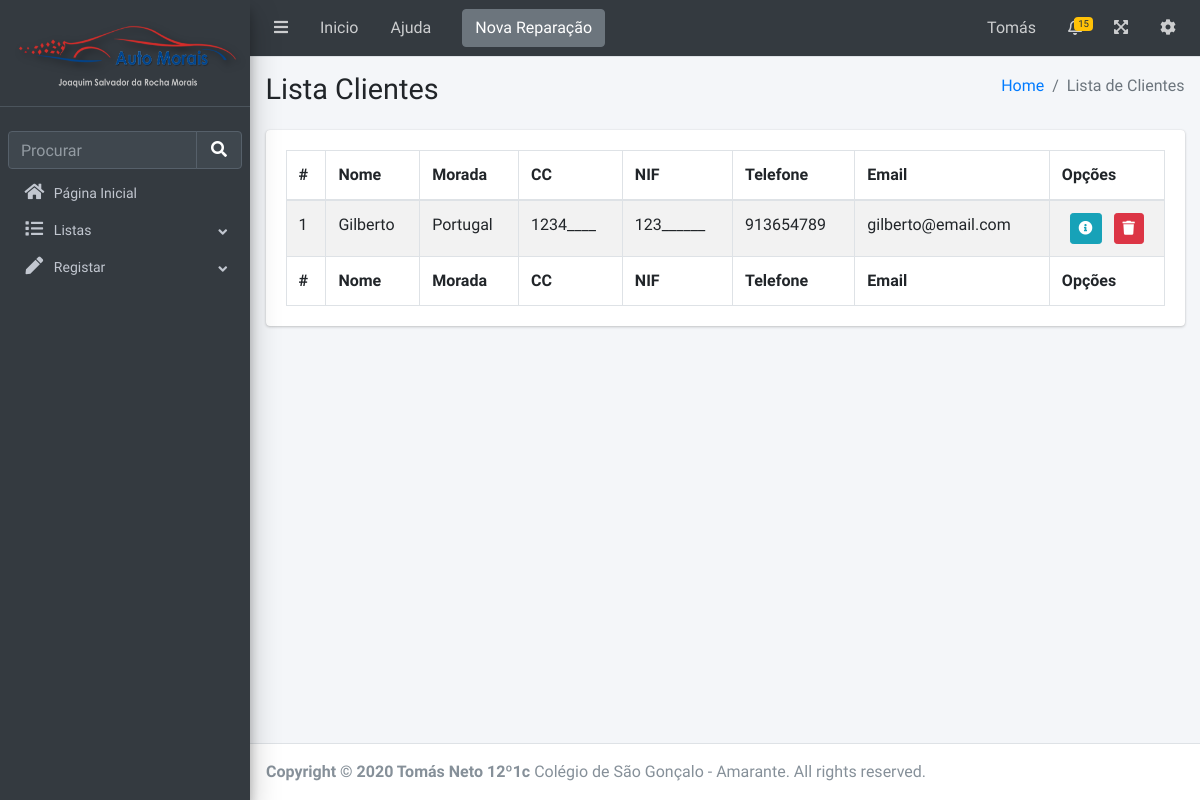
The app's page /admindashboard/listclients (signed in), older data.
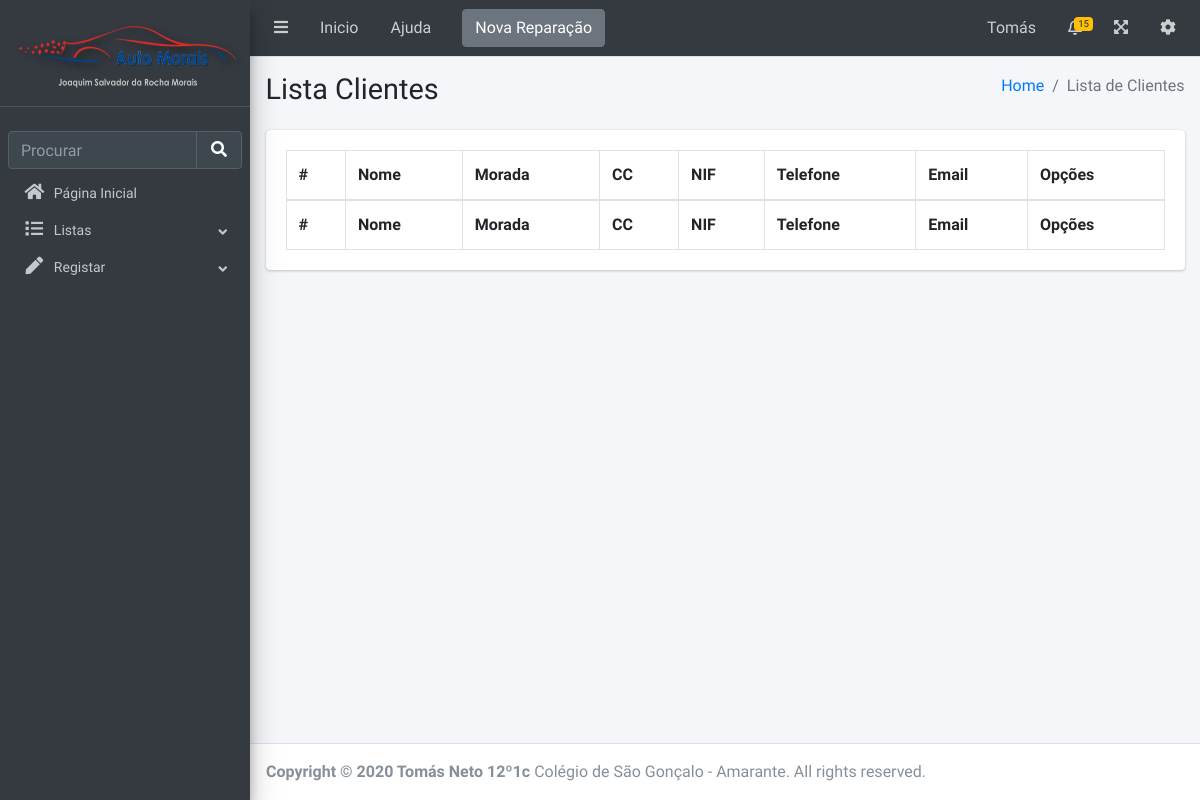
The same page, newer data.
### app.py (models this page shows, shortened)
class Clients(db.Model):
	id = db.Column(db.Integer, primary_key = True)
	nome = db.Column(db.String(100), nullable = False)
	morada = db.Column(db.String(500), nullable = False, default="Nao inserido")
	cc = db.Column(db.String(10), nullable = False, default="Nao inserido")
	nif = db.Column(db.String(20), nullable = False, default="Nao inserido", unique=True)
	telefone = db.Column(db.Integer, nullable = False, default="Nao inserido", unique=True)
	email = db.Column(db.String(100), nullable = False, default="Nao inserido", unique=True)
	data_registo = db.Column(db.String(20), nullable =False, default=today.strftime("%d/%m/%Y"))

### app.py (the view)
@app.route("/admindashboard/listclients")
@login_required
def listClients():
	all_clients = Clients.query.all()
	return render_template("Software/pages/tables/cliTable.html", clients=all_clients)

### app.py (called while the page is built)
@login_manager.user_loader
def load_user(user_id):
	return users.query.get(int(user_id))

### templates/Software/pages/tables/cliTable.html (shortened to what the changed rows need)
{%extends 'Software/adminBase.html'%}
{%block body%}
            <section class="content-header">
                <div class="container-fluid">
                    <div class="row mb-2">
                        <div class="col-sm-6">
                            <h1>Lista Clientes</h1>
                        </div>
                    </div>
                </div>
            </section>
            <section class="content">
                <div class="container-fluid">
                    <div class="row">
                        <div class="col-12">
                            <div class="card">
                                <div class="card-body">
                                    <table id="example1" class="table table-bordered table-striped">
                                        <thead>
                                            <tr>
                                                <th>#</th>
                                                <th>Nome</th>
                                                <th>Morada</th>
                                                <th>CC</th>
                                                <th>NIF</th>
                                                <th>Telefone</th>
                                                <th>Email</th>
                                                <th>Opções</th>
                                            </tr>
                                        </thead>
                                        <tbody>
                                            {%for client in clients%}
                                        <tr>
                                            <td>{{ client.id }}</td>
                                            <td>{{ client.nome }}</td>
                                            <td>{{ client.morada }}</td>
                                            <td>{{ client.cc }}</td>
                                            <td>{{ client.nif }}</td>
                                            <td>{{ client.telefone }}</td>
                                            <td>{{ client.email }}</td>
                                            <td>
                                                <center>
                                                    <a href="/admindashboard/client/{{ client.id }}" class="btn btn-info btn-circle btn-sm">
                                                    <i class="fas fa-info-circle"></i>
                                                    </a>&nbsp;&nbsp;
                                                    {% if current_user.cargo != 'Empregado'%}
                                                        <a href="/delete/client/{{ client.id }}" class="btn btn-danger btn-circle btn-sm">
                                                            <i class="fas fa-trash"></i>
                                                        </a>
                                                    {% endif %}
                                                </center>
                                            </td>
                                        </tr>
                                        {%endfor%}
                                        </tbody>
                                        <tfoot>
                                            <tr>
                                                <th>#</th>
                                                <th>Nome</th>
                                                <th>Morada</th>
                                                <th>CC</th>
                                                <th>NIF</th>
                                                <th>Telefone</th>
                                                <th>Email</th>
                                                <th>Opções</th>
                                            </tr>
                                        </tfoot>
                                    </table>
                                </div>
                            </div>
                        </div>
                    </div>
                </div>
            </section>
        </div>
        {%endblock%}

Row changes from the older to the newer data that the page shows:
removed Clients: id "1", nome "Gilberto", morada "Portugal", cc "1234____", nif "123______", telefone "913654789", email "gilberto@email.com"
